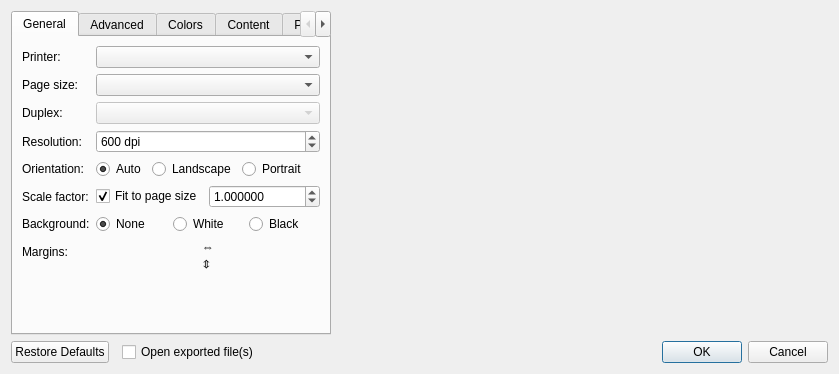
<?xml version="1.0" encoding="UTF-8"?>
<ui version="4.0">
 <class>librepcb::editor::GraphicsExportDialog</class>
 <widget class="QDialog" name="librepcb::editor::GraphicsExportDialog">
  <property name="geometry">
   <rect>
    <x>0</x>
    <y>0</y>
    <width>839</width>
    <height>374</height>
   </rect>
  </property>
  <property name="windowTitle">
   <string notr="true"/>
  </property>
  <layout class="QVBoxLayout" name="verticalLayout_2">
   <item>
    <layout class="QHBoxLayout" name="horizontalLayout_2" stretch="1,2">
     <item>
      <widget class="QTabWidget" name="tabWidget">
       <property name="currentIndex">
        <number>0</number>
       </property>
       <widget class="QWidget" name="tabGeneral">
        <attribute name="title">
         <string>General</string>
        </attribute>
        <layout class="QFormLayout" name="layoutGeometry">
         <item row="0" column="0">
          <widget class="QLabel" name="lblPrinter">
           <property name="text">
            <string>Printer:</string>
           </property>
          </widget>
         </item>
         <item row="0" column="1">
          <widget class="QComboBox" name="cbxPrinter"/>
         </item>
         <item row="1" column="0">
          <widget class="QLabel" name="lblPageSize">
           <property name="text">
            <string>Page size:</string>
           </property>
          </widget>
         </item>
         <item row="1" column="1">
          <widget class="QComboBox" name="cbxPageSize"/>
         </item>
         <item row="2" column="0">
          <widget class="QLabel" name="lblDuplex">
           <property name="sizePolicy">
            <sizepolicy hsizetype="Fixed" vsizetype="Preferred">
             <horstretch>0</horstretch>
             <verstretch>0</verstretch>
            </sizepolicy>
           </property>
           <property name="text">
            <string>Duplex:</string>
           </property>
          </widget>
         </item>
         <item row="2" column="1">
          <widget class="QComboBox" name="cbxDuplex">
           <property name="enabled">
            <bool>false</bool>
           </property>
           <property name="sizePolicy">
            <sizepolicy hsizetype="MinimumExpanding" vsizetype="Fixed">
             <horstretch>0</horstretch>
             <verstretch>0</verstretch>
            </sizepolicy>
           </property>
          </widget>
         </item>
         <item row="3" column="0">
          <widget class="QLabel" name="lblResolution">
           <property name="text">
            <string>Resolution:</string>
           </property>
          </widget>
         </item>
         <item row="3" column="1">
          <widget class="QSpinBox" name="spbxResolutionDpi">
           <property name="suffix">
            <string notr="true"> dpi</string>
           </property>
           <property name="minimum">
            <number>1</number>
           </property>
           <property name="maximum">
            <number>2000</number>
           </property>
           <property name="singleStep">
            <number>100</number>
           </property>
           <property name="value">
            <number>600</number>
           </property>
          </widget>
         </item>
         <item row="4" column="0">
          <widget class="QLabel" name="lblOrientation">
           <property name="text">
            <string>Orientation:</string>
           </property>
          </widget>
         </item>
         <item row="4" column="1">
          <layout class="QHBoxLayout" name="layoutOrientation">
           <item>
            <widget class="QRadioButton" name="rbtnOrientationAuto">
             <property name="sizePolicy">
              <sizepolicy hsizetype="Fixed" vsizetype="Fixed">
               <horstretch>0</horstretch>
               <verstretch>0</verstretch>
              </sizepolicy>
             </property>
             <property name="text">
              <string>Auto</string>
             </property>
             <property name="checked">
              <bool>true</bool>
             </property>
             <attribute name="buttonGroup">
              <string notr="true">btnGroupOrientation</string>
             </attribute>
            </widget>
           </item>
           <item>
            <widget class="QRadioButton" name="rbtnOrientationLandscape">
             <property name="sizePolicy">
              <sizepolicy hsizetype="Fixed" vsizetype="Fixed">
               <horstretch>0</horstretch>
               <verstretch>0</verstretch>
              </sizepolicy>
             </property>
             <property name="text">
              <string>Landscape</string>
             </property>
             <attribute name="buttonGroup">
              <string notr="true">btnGroupOrientation</string>
             </attribute>
            </widget>
           </item>
           <item>
            <widget class="QRadioButton" name="rbtnOrientationPortrait">
             <property name="sizePolicy">
              <sizepolicy hsizetype="Minimum" vsizetype="Fixed">
               <horstretch>0</horstretch>
               <verstretch>0</verstretch>
              </sizepolicy>
             </property>
             <property name="text">
              <string>Portrait</string>
             </property>
             <attribute name="buttonGroup">
              <string notr="true">btnGroupOrientation</string>
             </attribute>
            </widget>
           </item>
          </layout>
         </item>
         <item row="5" column="0">
          <widget class="QLabel" name="lblScale">
           <property name="text">
            <string>Scale factor:</string>
           </property>
          </widget>
         </item>
         <item row="5" column="1">
          <layout class="QHBoxLayout" name="layoutScale">
           <item>
            <widget class="QCheckBox" name="cbxScaleAuto">
             <property name="text">
              <string>Fit to page size</string>
             </property>
             <property name="checked">
              <bool>true</bool>
             </property>
            </widget>
           </item>
           <item>
            <widget class="librepcb::editor::DoubleSpinBox" name="spbxScaleFactor">
             <property name="decimals">
              <number>6</number>
             </property>
             <property name="minimum">
              <double>0.000001000000000</double>
             </property>
             <property name="maximum">
              <double>100000.000000000000000</double>
             </property>
             <property name="singleStep">
              <double>0.100000000000000</double>
             </property>
             <property name="value">
              <double>1.000000000000000</double>
             </property>
            </widget>
           </item>
          </layout>
         </item>
         <item row="6" column="0">
          <widget class="QLabel" name="lblBackground">
           <property name="text">
            <string>Background:</string>
           </property>
          </widget>
         </item>
         <item row="6" column="1">
          <layout class="QHBoxLayout" name="horizontalLayout_6">
           <item>
            <widget class="QRadioButton" name="rbtnBackgroundNone">
             <property name="sizePolicy">
              <sizepolicy hsizetype="Minimum" vsizetype="Fixed">
               <horstretch>0</horstretch>
               <verstretch>0</verstretch>
              </sizepolicy>
             </property>
             <property name="text">
              <string>None</string>
             </property>
             <property name="checked">
              <bool>true</bool>
             </property>
             <attribute name="buttonGroup">
              <string notr="true">btnGroupBackground</string>
             </attribute>
            </widget>
           </item>
           <item>
            <widget class="QRadioButton" name="rbtnBackgroundWhite">
             <property name="sizePolicy">
              <sizepolicy hsizetype="Minimum" vsizetype="Fixed">
               <horstretch>0</horstretch>
               <verstretch>0</verstretch>
              </sizepolicy>
             </property>
             <property name="text">
              <string>White</string>
             </property>
             <attribute name="buttonGroup">
              <string notr="true">btnGroupBackground</string>
             </attribute>
            </widget>
           </item>
           <item>
            <widget class="QRadioButton" name="rbtnBackgroundBlack">
             <property name="sizePolicy">
              <sizepolicy hsizetype="Minimum" vsizetype="Fixed">
               <horstretch>0</horstretch>
               <verstretch>0</verstretch>
              </sizepolicy>
             </property>
             <property name="text">
              <string>Black</string>
             </property>
             <attribute name="buttonGroup">
              <string notr="true">btnGroupBackground</string>
             </attribute>
            </widget>
           </item>
          </layout>
         </item>
         <item row="7" column="0">
          <widget class="QLabel" name="lblMargins">
           <property name="text">
            <string>Margins:</string>
           </property>
          </widget>
         </item>
         <item row="7" column="1">
          <layout class="QGridLayout" name="gridLayout">
           <property name="verticalSpacing">
            <number>3</number>
           </property>
           <item row="0" column="1">
            <widget class="QLabel" name="label_2">
             <property name="sizePolicy">
              <sizepolicy hsizetype="Fixed" vsizetype="Preferred">
               <horstretch>0</horstretch>
               <verstretch>0</verstretch>
              </sizepolicy>
             </property>
             <property name="text">
              <string notr="true">⇔</string>
             </property>
             <property name="alignment">
              <set>Qt::AlignCenter</set>
             </property>
            </widget>
           </item>
           <item row="0" column="2">
            <widget class="librepcb::editor::UnsignedLengthEdit" name="edtMarginRight" native="true"/>
           </item>
           <item row="0" column="0">
            <widget class="librepcb::editor::UnsignedLengthEdit" name="edtMarginLeft" native="true"/>
           </item>
           <item row="1" column="0">
            <widget class="librepcb::editor::UnsignedLengthEdit" name="edtMarginTop" native="true"/>
           </item>
           <item row="1" column="2">
            <widget class="librepcb::editor::UnsignedLengthEdit" name="edtMarginBottom" native="true"/>
           </item>
           <item row="1" column="1">
            <widget class="QLabel" name="label_3">
             <property name="sizePolicy">
              <sizepolicy hsizetype="Fixed" vsizetype="Preferred">
               <horstretch>0</horstretch>
               <verstretch>0</verstretch>
              </sizepolicy>
             </property>
             <property name="text">
              <string notr="true">⇕</string>
             </property>
             <property name="alignment">
              <set>Qt::AlignCenter</set>
             </property>
            </widget>
           </item>
          </layout>
         </item>
        </layout>
       </widget>
       <widget class="QWidget" name="tabAdvanced">
        <attribute name="title">
         <string>Advanced</string>
        </attribute>
        <layout class="QFormLayout" name="formLayout">
         <item row="0" column="0">
          <widget class="QLabel" name="lblTransformation">
           <property name="text">
            <string>Transformation:</string>
           </property>
          </widget>
         </item>
         <item row="0" column="1">
          <layout class="QHBoxLayout" name="horizontalLayout_3">
           <item>
            <widget class="QCheckBox" name="cbxRotate">
             <property name="text">
              <string>Rotate</string>
             </property>
            </widget>
           </item>
           <item>
            <widget class="QCheckBox" name="cbxMirror">
             <property name="text">
              <string>Mirror</string>
             </property>
            </widget>
           </item>
          </layout>
         </item>
         <item row="1" column="0">
          <widget class="QLabel" name="label">
           <property name="text">
            <string>Minimum line width:</string>
           </property>
          </widget>
         </item>
         <item row="1" column="1">
          <widget class="librepcb::editor::UnsignedLengthEdit" name="edtMinLineWidth" native="true"/>
         </item>
         <item row="2" column="0">
          <widget class="QLabel" name="lblColors">
           <property name="text">
            <string>Colors:</string>
           </property>
          </widget>
         </item>
         <item row="2" column="1">
          <widget class="QCheckBox" name="cbxBlackWhite">
           <property name="text">
            <string>Black/White</string>
           </property>
          </widget>
         </item>
         <item row="3" column="0">
          <widget class="QLabel" name="lblCopies">
           <property name="sizePolicy">
            <sizepolicy hsizetype="Fixed" vsizetype="Preferred">
             <horstretch>0</horstretch>
             <verstretch>0</verstretch>
            </sizepolicy>
           </property>
           <property name="text">
            <string>Copies:</string>
           </property>
          </widget>
         </item>
         <item row="3" column="1">
          <widget class="QSpinBox" name="spbxCopies">
           <property name="enabled">
            <bool>false</bool>
           </property>
           <property name="sizePolicy">
            <sizepolicy hsizetype="Fixed" vsizetype="Fixed">
             <horstretch>0</horstretch>
             <verstretch>0</verstretch>
            </sizepolicy>
           </property>
           <property name="minimum">
            <number>1</number>
           </property>
           <property name="maximum">
            <number>100</number>
           </property>
          </widget>
         </item>
        </layout>
       </widget>
       <widget class="QWidget" name="tabColors">
        <attribute name="title">
         <string>Colors</string>
        </attribute>
        <layout class="QVBoxLayout" name="verticalLayout_4">
         <property name="spacing">
          <number>0</number>
         </property>
         <property name="leftMargin">
          <number>0</number>
         </property>
         <property name="topMargin">
          <number>0</number>
         </property>
         <property name="rightMargin">
          <number>0</number>
         </property>
         <property name="bottomMargin">
          <number>0</number>
         </property>
         <item>
          <widget class="QListWidget" name="lstLayerColors">
           <property name="frameShape">
            <enum>QFrame::NoFrame</enum>
           </property>
           <property name="horizontalScrollBarPolicy">
            <enum>Qt::ScrollBarAlwaysOff</enum>
           </property>
           <property name="editTriggers">
            <set>QAbstractItemView::NoEditTriggers</set>
           </property>
          </widget>
         </item>
        </layout>
       </widget>
       <widget class="QWidget" name="tabContent">
        <attribute name="title">
         <string>Content</string>
        </attribute>
        <layout class="QVBoxLayout" name="verticalLayout">
         <property name="spacing">
          <number>0</number>
         </property>
         <property name="leftMargin">
          <number>0</number>
         </property>
         <property name="topMargin">
          <number>0</number>
         </property>
         <property name="rightMargin">
          <number>0</number>
         </property>
         <property name="bottomMargin">
          <number>0</number>
         </property>
         <item>
          <widget class="QTreeWidget" name="treeContent">
           <property name="contextMenuPolicy">
            <enum>Qt::ActionsContextMenu</enum>
           </property>
           <property name="frameShape">
            <enum>QFrame::NoFrame</enum>
           </property>
           <property name="horizontalScrollBarPolicy">
            <enum>Qt::ScrollBarAlwaysOff</enum>
           </property>
           <property name="editTriggers">
            <set>QAbstractItemView::NoEditTriggers</set>
           </property>
           <property name="dragEnabled">
            <bool>true</bool>
           </property>
           <property name="dragDropMode">
            <enum>QAbstractItemView::InternalMove</enum>
           </property>
           <property name="animated">
            <bool>true</bool>
           </property>
           <attribute name="headerMinimumSectionSize">
            <number>10</number>
           </attribute>
           <attribute name="headerStretchLastSection">
            <bool>false</bool>
           </attribute>
           <column>
            <property name="text">
             <string>Page</string>
            </property>
           </column>
           <column>
            <property name="text">
             <string>Mirror</string>
            </property>
           </column>
          </widget>
         </item>
        </layout>
       </widget>
       <widget class="QWidget" name="tabPages">
        <attribute name="title">
         <string>Pages</string>
        </attribute>
        <layout class="QVBoxLayout" name="layoutPages">
         <property name="spacing">
          <number>0</number>
         </property>
         <item>
          <widget class="QRadioButton" name="rbtnRangeAll">
           <property name="text">
            <string>All pages</string>
           </property>
           <property name="checked">
            <bool>true</bool>
           </property>
           <attribute name="buttonGroup">
            <string notr="true">btnGroupPages</string>
           </attribute>
          </widget>
         </item>
         <item>
          <spacer name="verticalSpacer_2">
           <property name="orientation">
            <enum>Qt::Vertical</enum>
           </property>
           <property name="sizeType">
            <enum>QSizePolicy::Fixed</enum>
           </property>
           <property name="sizeHint" stdset="0">
            <size>
             <width>20</width>
             <height>3</height>
            </size>
           </property>
          </spacer>
         </item>
         <item>
          <widget class="QRadioButton" name="rbtnRangeCurrent">
           <property name="text">
            <string>Current page</string>
           </property>
           <attribute name="buttonGroup">
            <string notr="true">btnGroupPages</string>
           </attribute>
          </widget>
         </item>
         <item>
          <layout class="QHBoxLayout" name="horizontalLayout_4">
           <property name="bottomMargin">
            <number>6</number>
           </property>
           <item>
            <widget class="QRadioButton" name="rbtnRangeCustom">
             <property name="text">
              <string>Custom:</string>
             </property>
             <attribute name="buttonGroup">
              <string notr="true">btnGroupPages</string>
             </attribute>
            </widget>
           </item>
           <item>
            <widget class="QLineEdit" name="edtPageRange">
             <property name="maxLength">
              <number>50</number>
             </property>
             <property name="clearButtonEnabled">
              <bool>true</bool>
             </property>
            </widget>
           </item>
          </layout>
         </item>
         <item>
          <widget class="QLabel" name="lblNoteMultiplePagesSuffix">
           <property name="font">
            <font>
             <italic>true</italic>
            </font>
           </property>
           <property name="text">
            <string>The page number will be appended to the filename.</string>
           </property>
           <property name="wordWrap">
            <bool>true</bool>
           </property>
          </widget>
         </item>
         <item>
          <spacer name="verticalSpacer">
           <property name="orientation">
            <enum>Qt::Vertical</enum>
           </property>
           <property name="sizeHint" stdset="0">
            <size>
             <width>20</width>
             <height>40</height>
            </size>
           </property>
          </spacer>
         </item>
        </layout>
       </widget>
      </widget>
     </item>
     <item>
      <widget class="librepcb::editor::GraphicsExportWidget" name="previewWidget" native="true">
       <property name="minimumSize">
        <size>
         <width>100</width>
         <height>0</height>
        </size>
       </property>
      </widget>
     </item>
    </layout>
   </item>
   <item>
    <layout class="QHBoxLayout" name="horizontalLayout">
     <item>
      <widget class="QDialogButtonBox" name="buttonBoxLeft">
       <property name="sizePolicy">
        <sizepolicy hsizetype="Fixed" vsizetype="Fixed">
         <horstretch>0</horstretch>
         <verstretch>0</verstretch>
        </sizepolicy>
       </property>
       <property name="standardButtons">
        <set>QDialogButtonBox::RestoreDefaults</set>
       </property>
      </widget>
     </item>
     <item>
      <spacer name="horizontalSpacer">
       <property name="orientation">
        <enum>Qt::Horizontal</enum>
       </property>
      </spacer>
     </item>
     <item>
      <widget class="QCheckBox" name="cbxOpenExportedFiles">
       <property name="toolTip">
        <string>Open the exported file or their parent directory if multiple files were exported.</string>
       </property>
       <property name="text">
        <string>Open exported file(s)</string>
       </property>
      </widget>
     </item>
     <item>
      <widget class="QDialogButtonBox" name="buttonBox">
       <property name="sizePolicy">
        <sizepolicy hsizetype="Fixed" vsizetype="Fixed">
         <horstretch>0</horstretch>
         <verstretch>0</verstretch>
        </sizepolicy>
       </property>
       <property name="standardButtons">
        <set>QDialogButtonBox::Cancel|QDialogButtonBox::Ok</set>
       </property>
      </widget>
     </item>
    </layout>
   </item>
  </layout>
 </widget>
 <customwidgets>
  <customwidget>
   <class>librepcb::editor::GraphicsExportWidget</class>
   <extends>QWidget</extends>
   <header location="global">librepcb/editor/widgets/graphicsexportpreviewwidget.h</header>
   <container>1</container>
  </customwidget>
  <customwidget>
   <class>librepcb::editor::UnsignedLengthEdit</class>
   <extends>QWidget</extends>
   <header location="global">librepcb/editor/widgets/unsignedlengthedit.h</header>
   <container>1</container>
  </customwidget>
  <customwidget>
   <class>librepcb::editor::DoubleSpinBox</class>
   <extends>QDoubleSpinBox</extends>
   <header location="global">librepcb/editor/widgets/doublespinbox.h</header>
  </customwidget>
 </customwidgets>
 <tabstops>
  <tabstop>tabWidget</tabstop>
  <tabstop>cbxPageSize</tabstop>
  <tabstop>rbtnOrientationAuto</tabstop>
  <tabstop>rbtnOrientationLandscape</tabstop>
  <tabstop>rbtnOrientationPortrait</tabstop>
  <tabstop>cbxScaleAuto</tabstop>
  <tabstop>spbxScaleFactor</tabstop>
  <tabstop>rbtnBackgroundNone</tabstop>
  <tabstop>rbtnBackgroundWhite</tabstop>
  <tabstop>rbtnBackgroundBlack</tabstop>
  <tabstop>edtMarginLeft</tabstop>
  <tabstop>edtMarginRight</tabstop>
  <tabstop>edtMarginTop</tabstop>
  <tabstop>edtMarginBottom</tabstop>
  <tabstop>cbxRotate</tabstop>
  <tabstop>cbxMirror</tabstop>
  <tabstop>edtMinLineWidth</tabstop>
  <tabstop>cbxBlackWhite</tabstop>
  <tabstop>lstLayerColors</tabstop>
  <tabstop>treeContent</tabstop>
  <tabstop>rbtnRangeAll</tabstop>
  <tabstop>rbtnRangeCurrent</tabstop>
  <tabstop>rbtnRangeCustom</tabstop>
  <tabstop>edtPageRange</tabstop>
  <tabstop>buttonBoxLeft</tabstop>
  <tabstop>buttonBox</tabstop>
 </tabstops>
 <resources/>
 <connections/>
 <buttongroups>
  <buttongroup name="btnGroupOrientation"/>
  <buttongroup name="btnGroupBackground"/>
  <buttongroup name="btnGroupPages"/>
 </buttongroups>
</ui>
